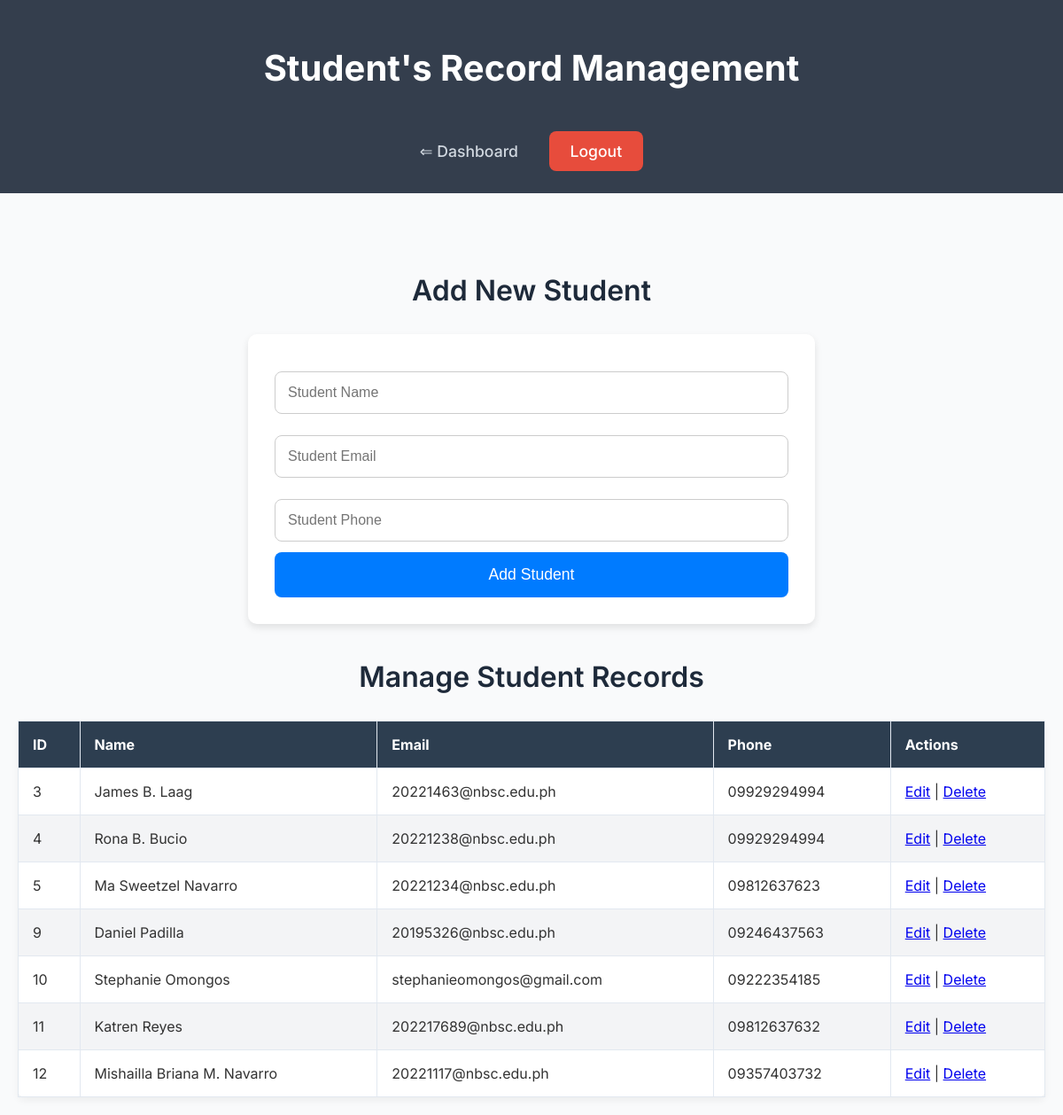
Page /student_records.php (signed in) on the committed database.
### tables this page shows
CREATE TABLE `students` (
  `id` int(11) NOT NULL,
  `name` varchar(100) DEFAULT NULL,
  `email` varchar(100) DEFAULT NULL,
  `phone` varchar(15) DEFAULT NULL
);

### student_records.php (the view, shortened to what this page needs)
<?php
include('db_connection.php');
$query = "SELECT * FROM students";
$result = mysqli_query($conn, $query);
?>
<!DOCTYPE html>
<html lang="en">
<head>
</head>
<body>
    <header>
        <h1>Student's Record Management</h1>
        <nav>
            <a href="dashboard.php">⇐ Dashboard</a>
            <a class="logout" href="logout.php">Logout</a>
        </nav>
    </header>
    <div class="container">
        <h2>Add New Student</h2>
        <form method="POST" action="">
            <input type="text" name="student_name" placeholder="Student Name" required>
            <input type="email" name="student_email" placeholder="Student Email" required>
            <input type="text" name="student_phone" placeholder="Student Phone" required>
            <button type="submit" name="add_student">Add Student</button>
        </form>
        <h2>Manage Student Records</h2>
        <table>
            <thead>
                <tr>
                    <th>ID</th>
                    <th>Name</th>
                    <th>Email</th>
                    <th>Phone</th>
                    <th>Actions</th>
                </tr>
            </thead>
            <tbody>
                <?php while ($row = mysqli_fetch_assoc($result)): ?>
                    <tr>
                        <td><?php echo $row['id']; ?></td>
                        <td><?php echo $row['name']; ?></td>
                        <td><?php echo $row['email']; ?></td>
                        <td><?php echo $row['phone']; ?></td>
                        <td>
                            <a href="edit_student.php?id=<?php echo $row['id']; ?>">Edit</a> |
                            <a href="delete_student.php?id=<?php echo $row['id']; ?>">Delete</a>
                        </td>
                    </tr>
                <?php endwhile; ?>
            </tbody>
        </table>
    </div>
</body>
</html>

### student_records.php (style rules this page uses)
body { font-family: 'Inter', sans-serif; background-color: #f9fafb; background-image: url('https://th.bing.com/th/id/OIP.yxVUP9HylYq4fOJAvzO6DwHaEK?rs=1&pid=ImgDetMain'); background-size: cover; background-position: center; color: #333; margin: 0; padding: 0; background-attachment: fixed; }
header { background-color: rgba(30, 42, 58, 0.9); color: #fff; padding: 25px 0; text-align: center; }
h1 { font-size: 2.5rem; font-weight: 700; }
nav a { color: #d1d8e0; text-decoration: none; margin: 0 15px; font-weight: 500; font-size: 1.1rem; }
h2 { text-align: center; font-size: 2rem; margin-top: 40px; font-weight: 600; color: #1e2a3a; }
table { width: 100%; border-collapse: collapse; margin-top: 30px; background-color: #ffffff; border-radius: 8px; box-shadow: 0 4px 8px rgba(0, 0, 0, 0.05); }
th, td { padding: 16px; border: 1px solid #e2e8f0; text-align: left; font-size: 1rem; }
th { background-color: #2d3e50; color: #fff; font-weight: 700; }
tr:nth-child(even) { background-color: #f3f4f6; }
form { background-color: #ffffff; padding: 30px; border-radius: 10px; box-shadow: 0 4px 8px rgba(0, 0, 0, 0.1); width: 50%; margin: 30px auto; }
input, select { width: 100%; padding: 14px; margin: 12px 0; border: 1px solid #ccc; border-radius: 8px; font-size: 1rem; box-sizing: border-box; }
button { background-color: #007bff; color: white; border: none; padding: 15px; cursor: pointer; border-radius: 8px; font-weight: 500; width: 100%; font-size: 1.1rem; }
.logout { display: inline-block; margin-top: 20px; padding: 12px 24px; background-color: #e74c3c; color: white; text-decoration: none; border-radius: 8px; font-size: 1.1rem; }
.container { margin-top: 30px; padding: 20px; }

### rows in the picture
students: id "3", name "James B. Laag", email "20221463@nbsc.edu.ph", phone "09929294994"
students: id "4", name "Rona B. Bucio", email "20221238@nbsc.edu.ph", phone "09929294994"
students: id "5", name "Ma Sweetzel Navarro", email "20221234@nbsc.edu.ph", phone "09812637623"
students: id "9", name "Daniel Padilla", email "20195326@nbsc.edu.ph", phone "09246437563"
students: id "10", name "Stephanie Omongos", email "stephanieomongos@gmail.com", phone "09222354185"
students: id "11", name "Katren Reyes", email "202217689@nbsc.edu.ph", phone "09812637632"
students: id "12", name "Mishailla Briana M. Navarro", email "20221117@nbsc.edu.ph", phone "09357403732"
